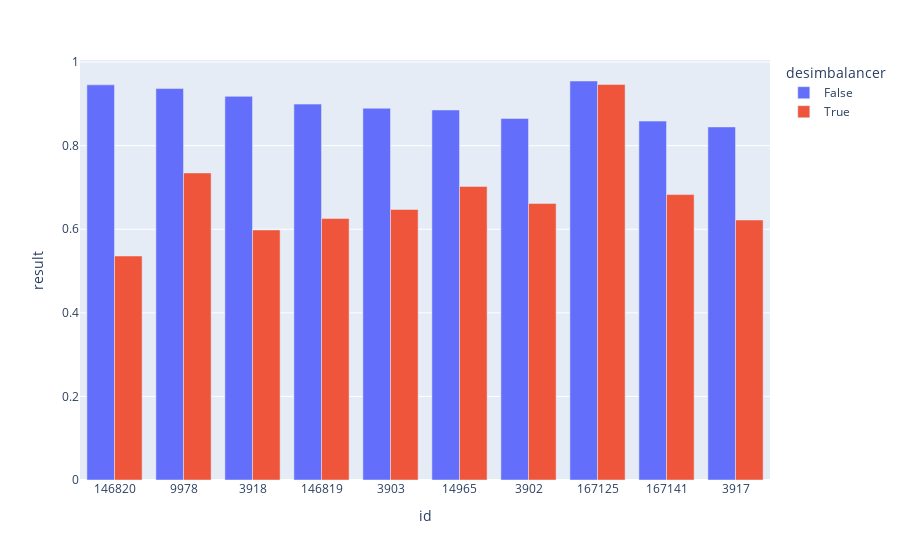

Notebook cell for this chart:
### Code cell
import plotly.express as px

new_results = []
for r in sorted(results, key=lambda x: x['perc'], reverse=False):
    new_line1 = deepcopy(r)
    new_line2 = deepcopy(r)

    new_line1['desimbalancer'] = False
    new_line1['result'] = new_line1['result_false']
    del new_line1['result_false']
    del new_line1['result_true']

    new_line2['desimbalancer'] = True
    new_line2['result'] = new_line2['result_true']
    del new_line2['result_false']
    del new_line2['result_true']

    new_results.append(new_line1)
    new_results.append(new_line2)

results_df = pd.DataFrame(new_results)
results_df['id'] = results_df['id'].astype(str)

fig = px.bar(results_df, x='id', y='result', color='desimbalancer', barmode='group',
    #    title='Quantidade de memória utilizada por tabuleiro',
    #    labels={
    #         'game_id': 'Identificador do tabuleiro',
    #         'memory_used': 'Quantidade de blocos de memória utilizada',
    #         'alg': 'Algoritmo'
    #    }
    custom_data=['result', 'perc', 'n_rows', 'n_cols']
)

fig.update_traces(
    hovertemplate="<br>".join([
        "Evaluation: %{customdata[0]:.4f}",
        "Imbalance: %{customdata[1]:.4f}",
        "N Rows: %{customdata[2]}",
        "N Cols: %{customdata[3]}",
    ])
)

### Figure 1 — Plotly figure (JSON) as saved in the notebook; plotly's stock layout.template omitted (floating-point values rounded to 4 significant figures)
{"data": [{"alignmentgroup": "True", "customdata": [[0.9455, 0.05394, 4839, 6], [0.9367, 0.06314, 2534, 73], [0.918, 0.06943, 1109, 22], [0.8994, 0.08519, 540, 19], [0.8895, 0.1024, 1563, 38], [0.8854, 0.117, 45211, 17], [0.8651, 0.1221, 1458, 38], [0.9548, 0.14, 3279, 1559], [0.8588, 0.1414, 5000, 21], [0.8448, 0.1546, 2109, 22]], "hovertemplate": "Evaluation: %{customdata[0]:.4f}<br>Imbalance: %{customdata[1]:.4f}<br>N Rows: %{customdata[2]}<br>N Cols: %{customdata[3]}", "legendgroup": "False", "marker": {"color": "#636efa", "pattern": {"shape": ""}}, "name": "False", "offsetgroup": "False", "orientation": "v", "showlegend": true, "textposition": "auto", "type": "bar", "x": ["146820", "9978", "3918", "146819", "3903", "14965", "3902", "167125", "167141", "3917"], "xaxis": "x", "y": [0.9455, 0.9367, 0.918, 0.8994, 0.8895, 0.8854, 0.8651, 0.9548, 0.8588, 0.8448], "yaxis": "y"}, {"alignmentgroup": "True", "customdata": [[0.536, 0.05394, 4839, 6], [0.7348, 0.06314, 2534, 73], [0.5984, 0.06943, 1109, 22], [0.6257, 0.08519, 540, 19], [0.6473, 0.1024, 1563, 38], [0.7025, 0.117, 45211, 17], [0.6618, 0.1221, 1458, 38], [0.9464, 0.14, 3279, 1559], [0.683, 0.1414, 5000, 21], [0.6221, 0.1546, 2109, 22]], "hovertemplate": "Evaluation: %{customdata[0]:.4f}<br>Imbalance: %{customdata[1]:.4f}<br>N Rows: %{customdata[2]}<br>N Cols: %{customdata[3]}", "legendgroup": "True", "marker": {"color": "#EF553B", "pattern": {"shape": ""}}, "name": "True", "offsetgroup": "True", "orientation": "v", "showlegend": true, "textposition": "auto", "type": "bar", "x": ["146820", "9978", "3918", "146819", "3903", "14965", "3902", "167125", "167141", "3917"], "xaxis": "x", "y": [0.536, 0.7348, 0.5984, 0.6257, 0.6473, 0.7025, 0.6618, 0.9464, 0.683, 0.6221], "yaxis": "y"}], "layout": {"barmode": "group", "legend": {"title": {"text": "desimbalancer"}, "tracegroupgap": 0}, "margin": {"t": 60}, "xaxis": {"anchor": "y", "domain": [0, 1], "title": {"text": "id"}}, "yaxis": {"anchor": "x", "domain": [0, 1], "title": {"text": "result"}}}}
